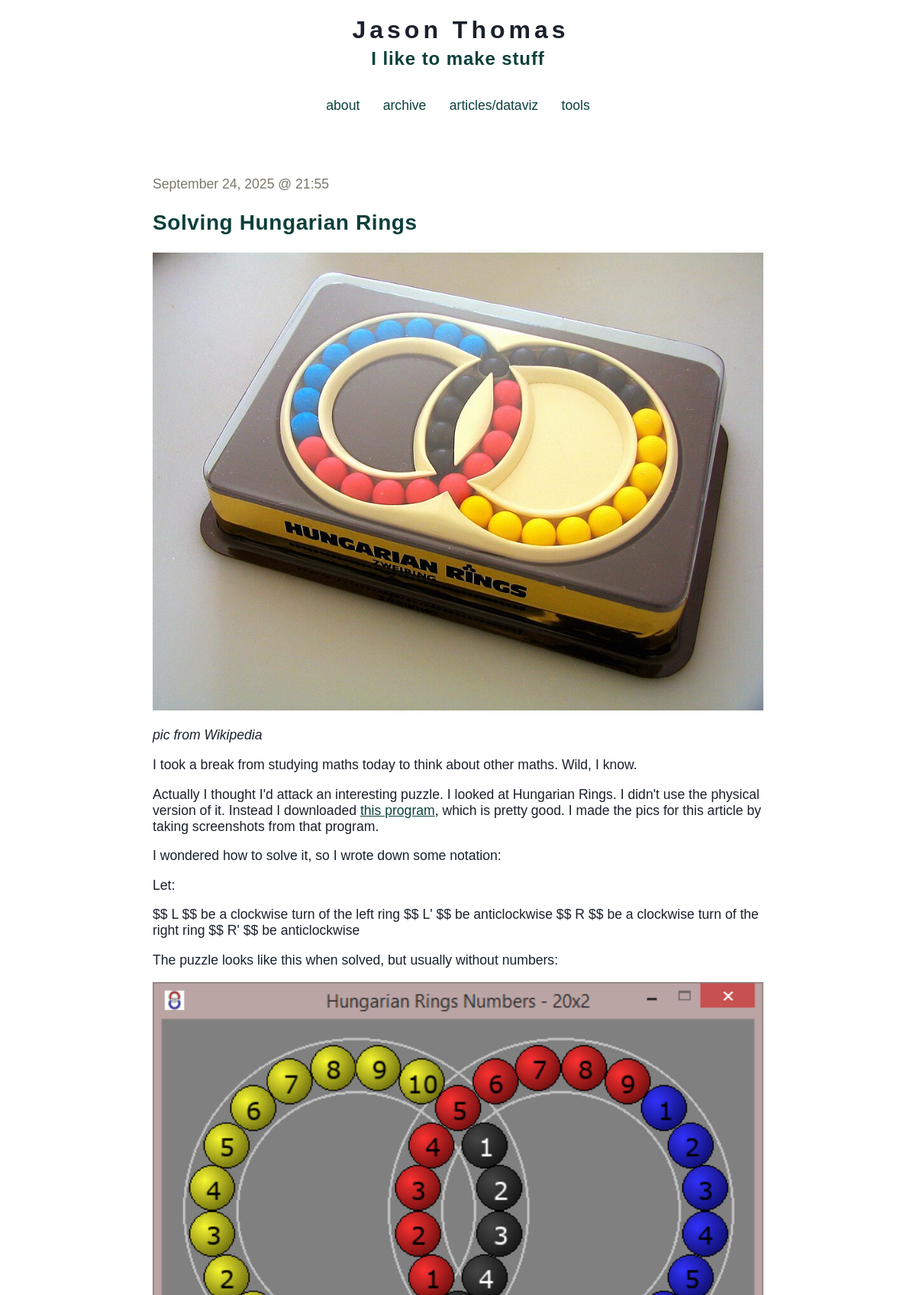
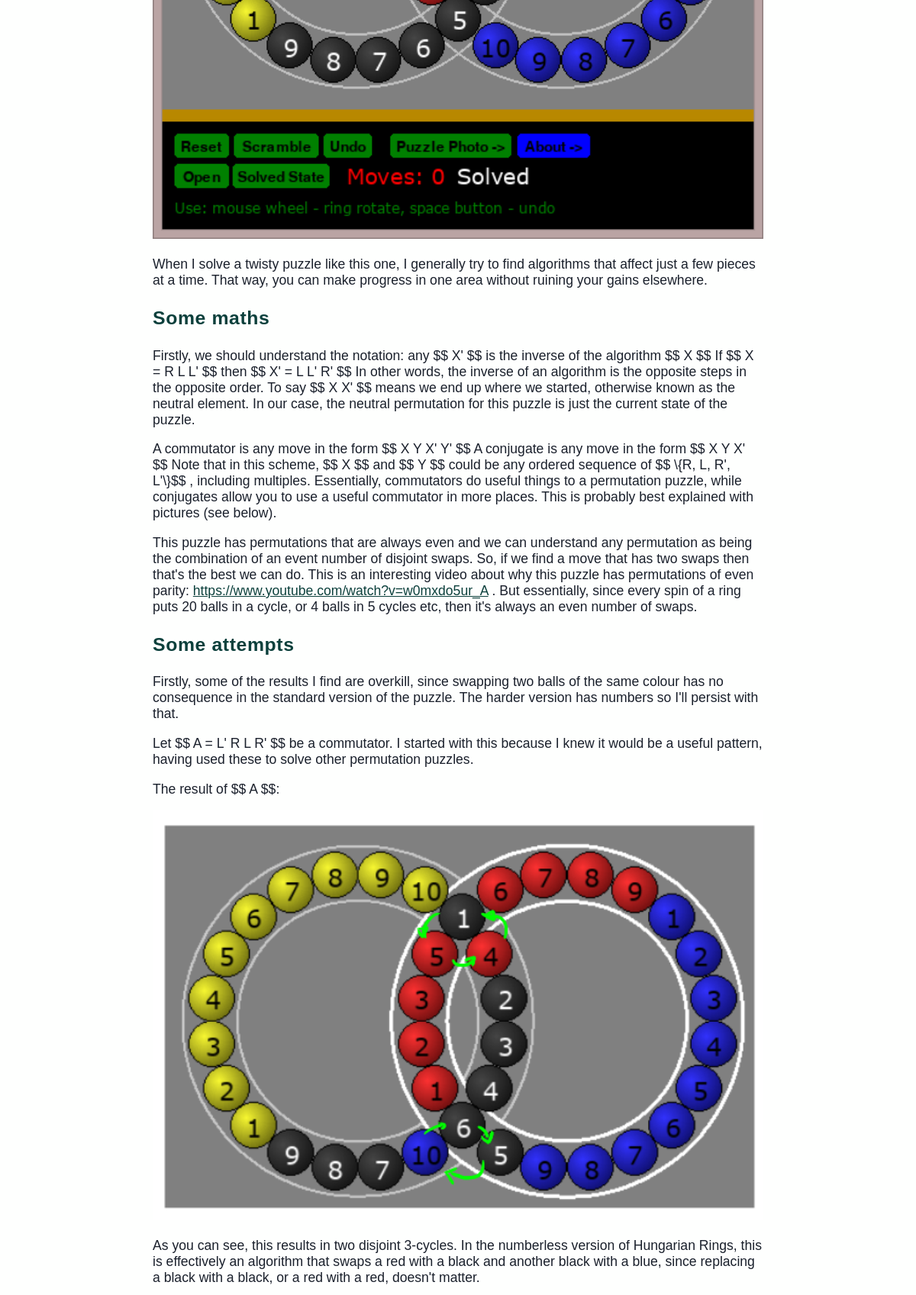
The page / (upper part) on the database its author committed (2 pictures, top to bottom).
### tables this page shows
CREATE TABLE entries (
  id integer primary key autoincrement,
  entryDate date not null,
  title text not null,
  text text not null
);

### app.py (the view)
@app.route('/')
def show_current():
    session.pop('logged_in', None)
    entries = get_sql_records("entries")
    showPost = len(entries)-1
    return render_template('show_current.html', entries=entries, postNum=showPost)

### app.py (called while the page is built)
def connect_db():
    return sqlite3.connect(app.config['DATABASE'])

def get_sql_records(table):
    if table == "articles":
        cursor = g.db.execute('select title, publishDate, link, text, interactive from articles order by id asc')
        articles = [dict(title=row[0], date=row[1], link=row[2], text=row[3], interactive=row[4]) for row in cursor.fetchall()]
        return articles
    elif table == "entries":
        cursor = g.db.execute('select title, entryDate, text from entries order by id asc')
        entries = [dict(title=row[0], date=row[1], text=row[2]) for row in cursor.fetchall()]
        return entries
    else:
        raise sqlite3.DatabaseError

@app.before_request
def before_request():
    g.db = connect_db()

@app.teardown_request
def teardown_request(exception):
    db = getattr(g, 'db', None)
    if db is not None:
        db.close()

@app.after_request
def after_request(response):
    response.headers.set('X-Content-Type-Options', 'nosniff')
    response.headers.set('X-Frame-Options', 'SAMEORIGIN')
    response.headers.set('X-XSS-Protection', '1; mode=block')
    response.headers.set('Strict-Transport-Security', 'max-age=63072000')
    return response

### templates/show_current.html
{% extends "layout.html" %}
{% block body %}
  {% if entries|length > 0 %}
    <p class=dateText>{{ entries[postNum].date|safe }}</p><h2>{{ entries[postNum].title }}</h2>{{ entries[postNum].text|safe }}
  {% else %}
    <em>Why not say something?</em>
  {% endif %}
{% endblock %}

### static/style.css (style rules this page uses)
a,h2,h3 { color: #0C403C; }
a:link { text-decoration: none; }
h1,h2,h3,h4 { letter-spacing: 0.6px; }
img { width: 100%; height: auto; }
.page a { text-decoration: underline; }
.dateText { margin-bottom:0px; color: #7B776D; }
h2 { font-size: 3.5vh; }
h3 { font-size: 3.1vh; }
p, a, code, li { font-size: 2.2vh; }

### rows shown on the page
entries: entryDate "September 24, 2025 @ 21:55", title "Solving Hungarian Rings", text (picture), text "pic from Wikipedia I took a break from studying maths today to think about other maths. Wild, I know. Actually I thought I'd attack an interesting puzzle. I looked at Hungarian Rings. I didn't use the physical version of it. Instead I downloaded this program , which is pretty good. I made the pics for this article by taking screenshots from that program. I wondered how to solve it, so I wrote down some notation: Let: $$ L $$ be a clockwise turn of the left ring $$ L' $$ be anticlockwise $$ R $$ be a clockwise turn of the right ring $$ R' $$ be anticlockwise The puzzle looks like this when solved, but usually without numbers: When I solve a twisty puzzle like this one, I generally try to…"
